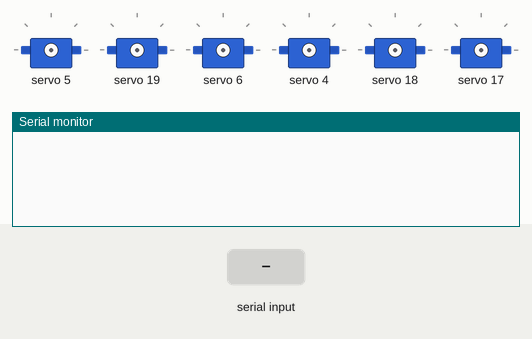
Recording of a sketch running on a simulated Arduino Uno, built with avr-gcc and run on an emulated ATmega328P. On the bench: 6 × servo, the last lines printed to the serial monitor. The inputs (shaded band) are chosen by the test bench.

Above: at 1.2 s.
1.3 s: "90,45\n" received over Serial
At 2.1 s:
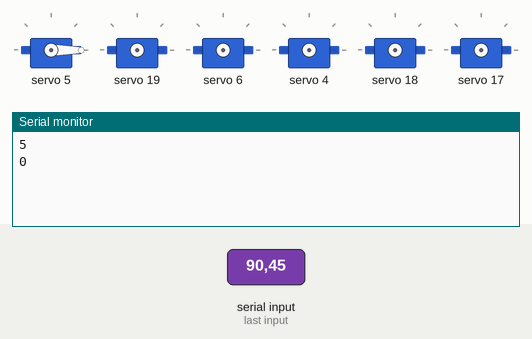
2.8 s: "30,150\n" received over Serial
At 3.5 s:
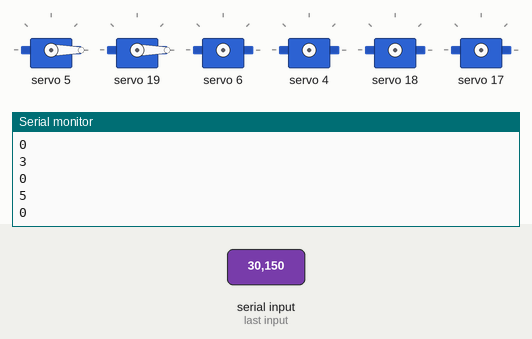
4.3 s: "6\n" received over Serial
At 5.4 s:
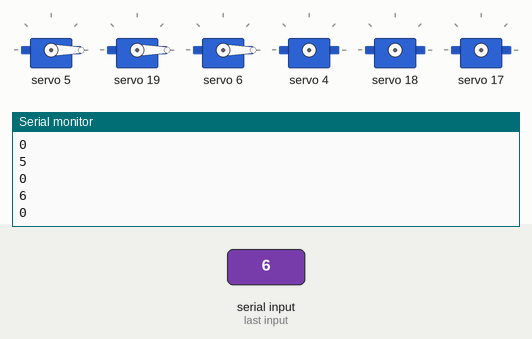
5.8 s: "4\n" received over Serial
At 6.6 s:
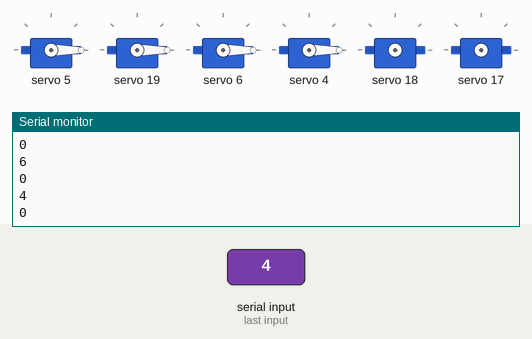
7.3 s: "2\n" received over Serial
At 7.7 s:
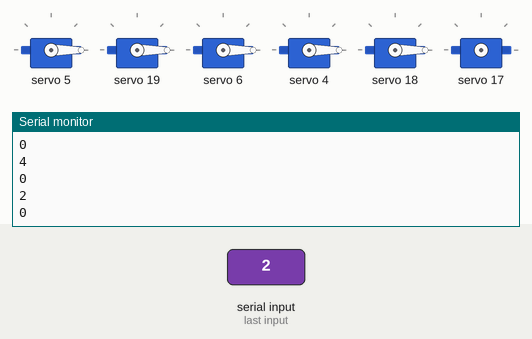
8.8 s: "1,90\n" received over Serial
At 10.2 s:
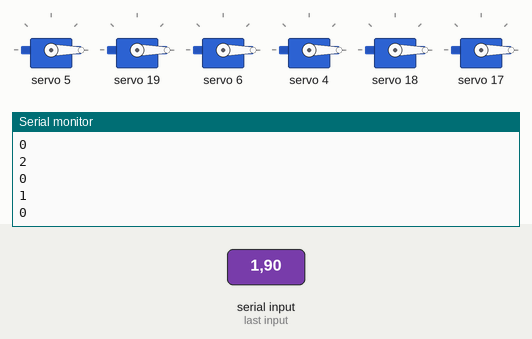
Timing chart, 0 to 11.3 s (numbered marks = the images above; inputs shaded):
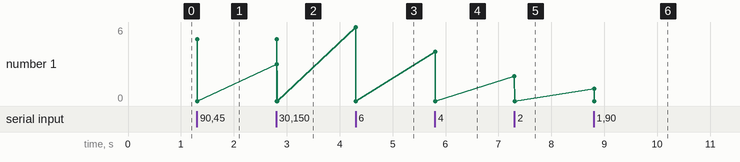

The sketch:

RealProgram.ino
```cpp
#include <Wire.h>
#include <Adafruit_PWMServoDriver.h>

// called this way, it uses the default address 0x40
Adafruit_PWMServoDriver pwm = Adafruit_PWMServoDriver(0x41); // 1,2,3
Adafruit_PWMServoDriver pwm0 = Adafruit_PWMServoDriver(0x40); // 4,5,6

#define SERVOMIN  90 // This is the 'minimum' pulse length count (out of 4096)
#define SERVOMAX  465 // This is the 'maximum' pulse length count (out of 4096)

#define SERVOMINGB  95 // This is the 'minimum' pulse length count (out of 4096)
#define SERVOMAXGB  480 // This is the 'maximum' pulse length count (out of 4096)

#define USMIN  600 // This is the rounded 'minimum' microsecond length based on the minimum pulse of 150
#define USMAX  2400 // This is the rounded 'maximum' microsecond length based on the maximum pulse of 600
#define SERVO_FREQ 50 // Analog servos run at ~50 Hz updates

const int BUFFER_SIZE = 100;
char buffer[100];

int t1= 37+360, t2 = 99,t3 = 90,t4 = 90,t5 = 90,t6;
int deg1 = 0, deg2 = 0, deg3 = 0, deg4 = 0, deg5 = 0;

// our servo # counter
uint8_t servonum = 0;

void setup() {

  Serial.begin(9600);

  pwm.begin(); pwm0.begin();
  pwm.setOscillatorFrequency(27000000); pwm0.setOscillatorFrequency(27000000);
  pwm.setPWMFreq(SERVO_FREQ); pwm0.setPWMFreq(SERVO_FREQ);

  delay(10);
}

void setServoPulse(uint8_t n, double pulse) {
  double pulselength;

  pulselength = 1000000;   // 1,000,000 us per second
  pulselength /= SERVO_FREQ;   // Analog servos run at ~60 Hz updates
  pulselength /= 4096;  // 12 bits of resolution
  pulse *= 1000000;  // convert input seconds to us
  pulse /= pulselength;
}


int DegToPulse(int deg){
  return map(deg,0,180,SERVOMIN,SERVOMAX);
}
int DegToPulseGB(int deg){
  return map(deg,0,900,SERVOMINGB,SERVOMAXGB);
}


void flash(){
  digitalWrite(LED_BUILTIN, HIGH);  // turn the LED on (HIGH is the voltage level)
  delay(1000);                      // wait for a second
  digitalWrite(LED_BUILTIN, LOW);   // turn the LED off by making the voltage LOW
  delay(1000);

}

void loop() {

  if (Serial.available() > 0) {
    // read the incoming bytes:
    int rlen = Serial.readBytesUntil('\n', buffer, BUFFER_SIZE);
    String str(buffer);

    for(int i =0; i < rlen;i+=4){
      int n = str.substring(i,i+1).toInt();
      int val = str.substring(i+1,i+4).toInt();

      if(n == 6){
        pwm0.setPWM(6, 0, DegToPulse(val));
        Serial.println(n);
        Serial.println(val);

      }
      if(n == 5){
        pwm0.setPWM(5, 0, DegToPulse(val));
        Serial.println(n);
        Serial.println(val);
      }
      if(n == 4){
        pwm0.setPWM(4, 0, DegToPulse(val));
        Serial.println(n);
        Serial.println(val);
      }
      if(n == 3){
        pwm.setPWM(3, 0, DegToPulse(val));
        Serial.println(n);
        Serial.println(val);

      }
      if(n == 2){
        pwm.setPWM(2, 0, DegToPulseGB(val));
        Serial.println(n);
        Serial.println(val);
      }
      if(n == 1){
        pwm.setPWM(1, 0, DegToPulseGB(val));
        Serial.println(n);
        Serial.println(val);
      }

    }


  }
}
```

Measured:
- after the input at 1.3 s, the serial monitor: prints a new line at once (image 1)
- after the input at 2.8 s, the serial monitor: prints a new line at once (image 2)
- after the input at 4.3 s, the serial monitor: prints a new line at once (image 3)
- after the input at 5.8 s, the serial monitor: prints a new line at once (image 4)
- after the input at 7.3 s, the serial monitor: prints a new line at once (image 5)
- after the input at 8.8 s, the serial monitor: prints a new line at once (image 6)
